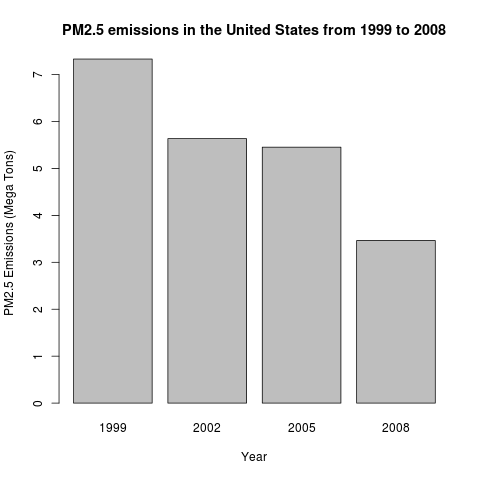

Generate this figure with R:
# Have total emissions from PM2.5 decreased in the United States from 1999 to 2008? 

# load the required libraries and sources
source('./prepareData.R')

# prepare data
print("Preparing data...")
data <- prepareData()

# Since we want to plot total emissions across the years, we do a sum for each year.
totalEmissions <- tapply(data$Emissions, data$year, sum)
totalEmissionsInMegaTonnes <- totalEmissions/10^6

# Plot the data as required
print("Plotting data...")

# Plot on the PNG file device
png("plot1.png", width = 480, height = 480)

# Ensure the correct layout
par(mfrow = c(1,1))

barplot(totalEmissionsInMegaTonnes, main = 'PM2.5 emissions in the United States from 1999 to 2008', col = 'grey', xlab = 'Year', ylab = 'PM2.5 Emissions (Mega Tons)')

dev.off()

print("plot1.png is generated!")
